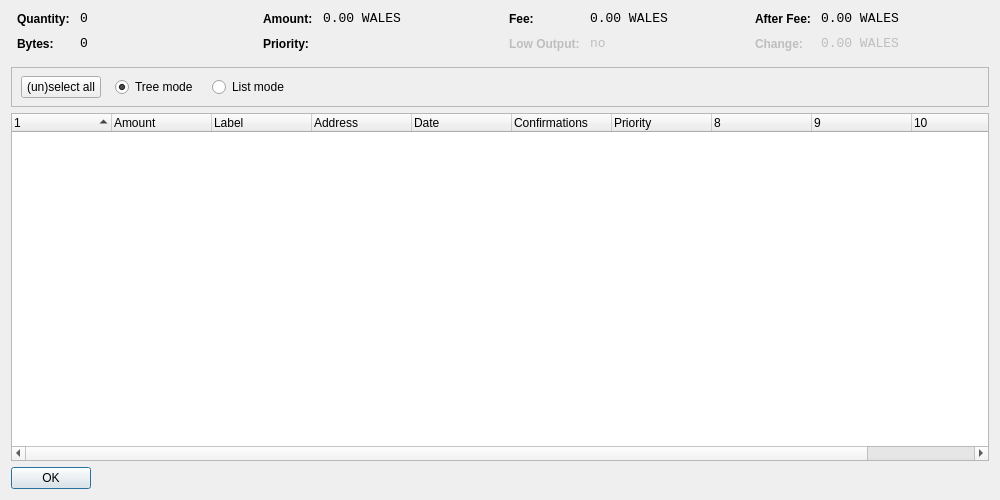
<?xml version="1.0" encoding="UTF-8"?>
<ui version="4.0">
 <class>CoinControlDialog</class>
 <widget class="QDialog" name="CoinControlDialog">
  <property name="geometry">
   <rect>
    <x>0</x>
    <y>0</y>
    <width>1000</width>
    <height>500</height>
   </rect>
  </property>
  <property name="windowTitle">
   <string>Coin Control</string>
  </property>
  <layout class="QVBoxLayout" name="verticalLayout">
   <item>
    <layout class="QHBoxLayout" name="horizontalLayoutTop" stretch="0,0,0,0">
     <property name="topMargin">
      <number>0</number>
     </property>
     <property name="bottomMargin">
      <number>10</number>
     </property>
     <item>
      <layout class="QFormLayout" name="formLayoutCoinControl1">
       <property name="horizontalSpacing">
        <number>10</number>
       </property>
       <property name="verticalSpacing">
        <number>10</number>
       </property>
       <property name="leftMargin">
        <number>6</number>
       </property>
       <property name="rightMargin">
        <number>6</number>
       </property>
       <item row="0" column="0">
        <widget class="QLabel" name="labelCoinControlQuantityText">
         <property name="styleSheet">
          <string notr="true">font-weight:bold;</string>
         </property>
         <property name="text">
          <string>Quantity:</string>
         </property>
        </widget>
       </item>
       <item row="0" column="1">
        <widget class="QLabel" name="labelCoinControlQuantity">
         <property name="font">
          <font>
           <family>Monospace</family>
           <pointsize>10</pointsize>
          </font>
         </property>
         <property name="cursor">
          <cursorShape>IBeamCursor</cursorShape>
         </property>
         <property name="contextMenuPolicy">
          <enum>Qt::ActionsContextMenu</enum>
         </property>
         <property name="text">
          <string notr="true">0</string>
         </property>
         <property name="textInteractionFlags">
          <set>Qt::LinksAccessibleByMouse|Qt::TextSelectableByKeyboard|Qt::TextSelectableByMouse</set>
         </property>
        </widget>
       </item>
       <item row="1" column="0">
        <widget class="QLabel" name="labelCoinControlBytesText">
         <property name="styleSheet">
          <string notr="true">font-weight:bold;</string>
         </property>
         <property name="text">
          <string>Bytes:</string>
         </property>
        </widget>
       </item>
       <item row="1" column="1">
        <widget class="QLabel" name="labelCoinControlBytes">
         <property name="font">
          <font>
           <family>Monospace</family>
           <pointsize>10</pointsize>
          </font>
         </property>
         <property name="cursor">
          <cursorShape>IBeamCursor</cursorShape>
         </property>
         <property name="contextMenuPolicy">
          <enum>Qt::ActionsContextMenu</enum>
         </property>
         <property name="text">
          <string notr="true">0</string>
         </property>
         <property name="textInteractionFlags">
          <set>Qt::LinksAccessibleByMouse|Qt::TextSelectableByKeyboard|Qt::TextSelectableByMouse</set>
         </property>
        </widget>
       </item>
      </layout>
     </item>
     <item>
      <layout class="QFormLayout" name="formLayoutCoinControl2">
       <property name="horizontalSpacing">
        <number>10</number>
       </property>
       <property name="verticalSpacing">
        <number>10</number>
       </property>
       <property name="leftMargin">
        <number>6</number>
       </property>
       <property name="rightMargin">
        <number>6</number>
       </property>
       <item row="0" column="0">
        <widget class="QLabel" name="labelCoinControlAmountText">
         <property name="styleSheet">
          <string notr="true">font-weight:bold;</string>
         </property>
         <property name="text">
          <string>Amount:</string>
         </property>
        </widget>
       </item>
       <item row="0" column="1">
        <widget class="QLabel" name="labelCoinControlAmount">
         <property name="font">
          <font>
           <family>Monospace</family>
           <pointsize>10</pointsize>
          </font>
         </property>
         <property name="cursor">
          <cursorShape>IBeamCursor</cursorShape>
         </property>
         <property name="contextMenuPolicy">
          <enum>Qt::ActionsContextMenu</enum>
         </property>
         <property name="text">
          <string notr="true">0.00 WALES</string>
         </property>
         <property name="textInteractionFlags">
          <set>Qt::LinksAccessibleByMouse|Qt::TextSelectableByKeyboard|Qt::TextSelectableByMouse</set>
         </property>
        </widget>
       </item>
       <item row="1" column="0">
        <widget class="QLabel" name="labelCoinControlPriorityText">
         <property name="styleSheet">
          <string notr="true">font-weight:bold;</string>
         </property>
         <property name="text">
          <string>Priority:</string>
         </property>
        </widget>
       </item>
       <item row="1" column="1">
        <widget class="QLabel" name="labelCoinControlPriority">
         <property name="font">
          <font>
           <family>Monospace</family>
           <pointsize>10</pointsize>
          </font>
         </property>
         <property name="cursor">
          <cursorShape>IBeamCursor</cursorShape>
         </property>
         <property name="contextMenuPolicy">
          <enum>Qt::ActionsContextMenu</enum>
         </property>
         <property name="text">
          <string/>
         </property>
         <property name="textInteractionFlags">
          <set>Qt::LinksAccessibleByMouse|Qt::TextSelectableByKeyboard|Qt::TextSelectableByMouse</set>
         </property>
        </widget>
       </item>
      </layout>
     </item>
     <item>
      <layout class="QFormLayout" name="formLayoutCoinControl3">
       <property name="horizontalSpacing">
        <number>10</number>
       </property>
       <property name="verticalSpacing">
        <number>10</number>
       </property>
       <property name="leftMargin">
        <number>6</number>
       </property>
       <property name="rightMargin">
        <number>6</number>
       </property>
       <item row="0" column="0">
        <widget class="QLabel" name="labelCoinControlFeeText">
         <property name="styleSheet">
          <string notr="true">font-weight:bold;</string>
         </property>
         <property name="text">
          <string>Fee:</string>
         </property>
        </widget>
       </item>
       <item row="0" column="1">
        <widget class="QLabel" name="labelCoinControlFee">
         <property name="font">
          <font>
           <family>Monospace</family>
           <pointsize>10</pointsize>
          </font>
         </property>
         <property name="cursor">
          <cursorShape>IBeamCursor</cursorShape>
         </property>
         <property name="contextMenuPolicy">
          <enum>Qt::ActionsContextMenu</enum>
         </property>
         <property name="text">
          <string notr="true">0.00 WALES</string>
         </property>
         <property name="textInteractionFlags">
          <set>Qt::LinksAccessibleByMouse|Qt::TextSelectableByKeyboard|Qt::TextSelectableByMouse</set>
         </property>
        </widget>
       </item>
       <item row="1" column="0">
        <widget class="QLabel" name="labelCoinControlLowOutputText">
         <property name="enabled">
          <bool>false</bool>
         </property>
         <property name="styleSheet">
          <string notr="true">font-weight:bold;</string>
         </property>
         <property name="text">
          <string>Low Output:</string>
         </property>
        </widget>
       </item>
       <item row="1" column="1">
        <widget class="QLabel" name="labelCoinControlLowOutput">
         <property name="enabled">
          <bool>false</bool>
         </property>
         <property name="font">
          <font>
           <family>Monospace</family>
           <pointsize>10</pointsize>
          </font>
         </property>
         <property name="cursor">
          <cursorShape>IBeamCursor</cursorShape>
         </property>
         <property name="contextMenuPolicy">
          <enum>Qt::ActionsContextMenu</enum>
         </property>
         <property name="text">
          <string notr="true">no</string>
         </property>
         <property name="textInteractionFlags">
          <set>Qt::LinksAccessibleByMouse|Qt::TextSelectableByKeyboard|Qt::TextSelectableByMouse</set>
         </property>
        </widget>
       </item>
      </layout>
     </item>
     <item>
      <layout class="QFormLayout" name="formLayoutCoinControl4">
       <property name="horizontalSpacing">
        <number>10</number>
       </property>
       <property name="verticalSpacing">
        <number>10</number>
       </property>
       <property name="leftMargin">
        <number>6</number>
       </property>
       <property name="rightMargin">
        <number>6</number>
       </property>
       <item row="0" column="0">
        <widget class="QLabel" name="labelCoinControlAfterFeeText">
         <property name="styleSheet">
          <string notr="true">font-weight:bold;</string>
         </property>
         <property name="text">
          <string>After Fee:</string>
         </property>
        </widget>
       </item>
       <item row="0" column="1">
        <widget class="QLabel" name="labelCoinControlAfterFee">
         <property name="font">
          <font>
           <family>Monospace</family>
           <pointsize>10</pointsize>
          </font>
         </property>
         <property name="cursor">
          <cursorShape>IBeamCursor</cursorShape>
         </property>
         <property name="contextMenuPolicy">
          <enum>Qt::ActionsContextMenu</enum>
         </property>
         <property name="text">
          <string notr="true">0.00 WALES</string>
         </property>
         <property name="textInteractionFlags">
          <set>Qt::LinksAccessibleByMouse|Qt::TextSelectableByKeyboard|Qt::TextSelectableByMouse</set>
         </property>
        </widget>
       </item>
       <item row="1" column="0">
        <widget class="QLabel" name="labelCoinControlChangeText">
         <property name="enabled">
          <bool>false</bool>
         </property>
         <property name="styleSheet">
          <string notr="true">font-weight:bold;</string>
         </property>
         <property name="text">
          <string>Change:</string>
         </property>
        </widget>
       </item>
       <item row="1" column="1">
        <widget class="QLabel" name="labelCoinControlChange">
         <property name="enabled">
          <bool>false</bool>
         </property>
         <property name="font">
          <font>
           <family>Monospace</family>
           <pointsize>10</pointsize>
          </font>
         </property>
         <property name="cursor">
          <cursorShape>IBeamCursor</cursorShape>
         </property>
         <property name="contextMenuPolicy">
          <enum>Qt::ActionsContextMenu</enum>
         </property>
         <property name="text">
          <string notr="true">0.00 WALES</string>
         </property>
         <property name="textInteractionFlags">
          <set>Qt::LinksAccessibleByMouse|Qt::TextSelectableByKeyboard|Qt::TextSelectableByMouse</set>
         </property>
        </widget>
       </item>
      </layout>
     </item>
    </layout>
   </item>
   <item>
    <widget class="QFrame" name="frame">
     <property name="minimumSize">
      <size>
       <width>0</width>
       <height>40</height>
      </size>
     </property>
     <property name="frameShape">
      <enum>QFrame::StyledPanel</enum>
     </property>
     <property name="frameShadow">
      <enum>QFrame::Sunken</enum>
     </property>
     <widget class="QWidget" name="horizontalLayoutWidget">
      <property name="geometry">
       <rect>
        <x>10</x>
        <y>0</y>
        <width>781</width>
        <height>41</height>
       </rect>
      </property>
      <layout class="QHBoxLayout" name="horizontalLayoutPanel" stretch="0,0,0,0,0">
       <property name="spacing">
        <number>14</number>
       </property>
       <item>
        <widget class="QPushButton" name="pushButtonSelectAll">
         <property name="sizePolicy">
          <sizepolicy hsizetype="Maximum" vsizetype="Fixed">
           <horstretch>0</horstretch>
           <verstretch>0</verstretch>
          </sizepolicy>
         </property>
         <property name="text">
          <string>(un)select all</string>
         </property>
        </widget>
       </item>
       <item>
        <widget class="QRadioButton" name="radioTreeMode">
         <property name="sizePolicy">
          <sizepolicy hsizetype="Maximum" vsizetype="Fixed">
           <horstretch>0</horstretch>
           <verstretch>0</verstretch>
          </sizepolicy>
         </property>
         <property name="text">
          <string>Tree mode</string>
         </property>
         <property name="checked">
          <bool>true</bool>
         </property>
        </widget>
       </item>
       <item>
        <widget class="QRadioButton" name="radioListMode">
         <property name="sizePolicy">
          <sizepolicy hsizetype="Maximum" vsizetype="Fixed">
           <horstretch>0</horstretch>
           <verstretch>0</verstretch>
          </sizepolicy>
         </property>
         <property name="text">
          <string>List mode</string>
         </property>
        </widget>
       </item>
       <item>
        <spacer name="horizontalSpacer">
         <property name="orientation">
          <enum>Qt::Horizontal</enum>
         </property>
         <property name="sizeHint" stdset="0">
          <size>
           <width>40</width>
           <height>20</height>
          </size>
         </property>
        </spacer>
       </item>
      </layout>
     </widget>
    </widget>
   </item>
   <item>
    <widget class="CoinControlTreeWidget" name="treeWidget">
     <property name="contextMenuPolicy">
      <enum>Qt::CustomContextMenu</enum>
     </property>
     <property name="sortingEnabled">
      <bool>false</bool>
     </property>
     <property name="columnCount">
      <number>11</number>
     </property>
     <attribute name="headerShowSortIndicator" stdset="0">
      <bool>true</bool>
     </attribute>
     <attribute name="headerStretchLastSection">
      <bool>false</bool>
     </attribute>
     <column>
      <property name="text">
       <string/>
      </property>
     </column>
     <column>
      <property name="text">
       <string>Amount</string>
      </property>
     </column>
     <column>
      <property name="text">
       <string>Label</string>
      </property>
     </column>
     <column>
      <property name="text">
       <string>Address</string>
      </property>
     </column>
     <column>
      <property name="text">
       <string>Date</string>
      </property>
     </column>
     <column>
      <property name="text">
       <string>Confirmations</string>
      </property>
      <property name="toolTip">
       <string>Confirmed</string>
      </property>
     </column>
     <column>
      <property name="text">
       <string>Priority</string>
      </property>
     </column>
     <column>
      <property name="text">
       <string/>
      </property>
     </column>
     <column>
      <property name="text">
       <string/>
      </property>
     </column>
     <column>
      <property name="text">
       <string/>
      </property>
     </column>
     <column>
      <property name="text">
       <string/>
      </property>
     </column>
    </widget>
   </item>
   <item>
    <widget class="QDialogButtonBox" name="buttonBox">
     <property name="sizePolicy">
      <sizepolicy hsizetype="Maximum" vsizetype="Fixed">
       <horstretch>0</horstretch>
       <verstretch>0</verstretch>
      </sizepolicy>
     </property>
     <property name="orientation">
      <enum>Qt::Horizontal</enum>
     </property>
     <property name="standardButtons">
      <set>QDialogButtonBox::Ok</set>
     </property>
    </widget>
   </item>
  </layout>
 </widget>
 <customwidgets>
  <customwidget>
   <class>CoinControlTreeWidget</class>
   <extends>QTreeWidget</extends>
   <header>coincontroltreewidget.h</header>
  </customwidget>
 </customwidgets>
 <resources/>
 <connections/>
</ui>
